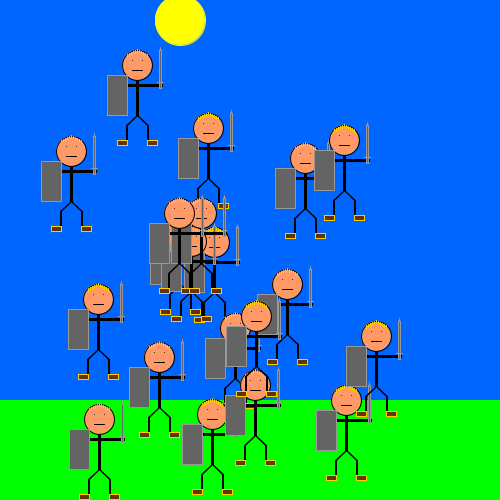
Frame 1 (no input)
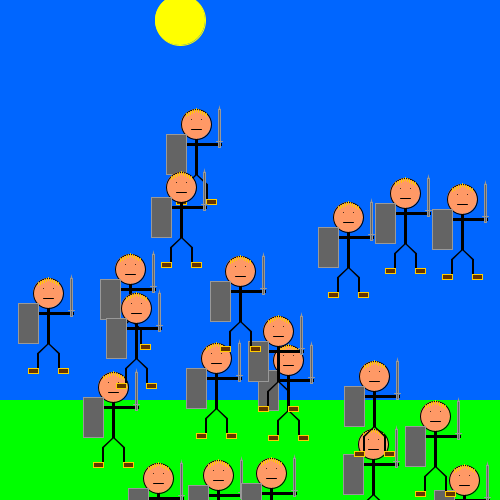
Frame 60 (the mouse pressed at the canvas centre just before this capture)
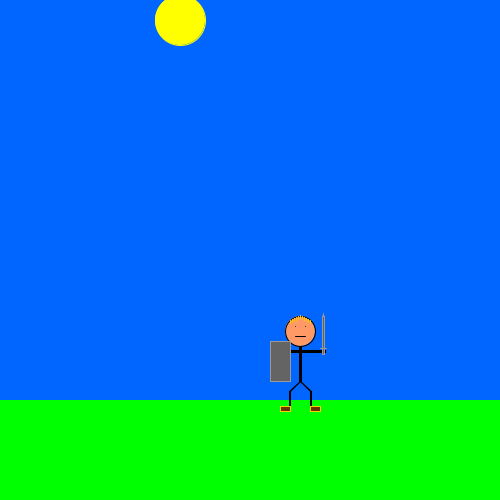
Frame 120 (the mouse held since frame 60 and released just before this capture)

The Processing sketch that drew these frames (run headless with seeded random() and noise(); from frame 60 on, the mouse is pressed at the canvas centre):

// Processing sketch: processing_15806
// ── processing_15806.pde

//20 bouncing swordshman made into an object in the class of man
//Then adjusted it so they will bounce from the walls and from eachother.
//By pressing the mouse there will be 1 swordsman so you can see if you can follow the 1 original swordsman.


//prepare to create up to 20 swordshman
Man[] swordshman = new Man[20];

//Create the window size and the swordshman
void setup() {
  size(500,500);
  smooth();
  for(int i=0;i<20;i++)
  {

//This will make them spawn randomly and with random speeds
  swordshman[i] =  new Man(int(random(60,width-60)), int(random(60,height-60)), int(random(1,3)),int(random(1,3)), random(0.2,0.5));
  }
}

void draw() {
//Draw the background
  rectMode(CENTER);
  fill(0,102,255);
  stroke(0,102,255);
  rect(250,200,500,400);
  fill(0,255,0);
  stroke(0,255,0);
  rect(250,450,500,100);
  fill(255,255,0);
  stroke(255,255,0);  
  ellipse(180,20,50,50);
  stroke(0);
  for(int i=0; i<20; i++)
  {
//Declare that you want to make something for display, move and collision
  swordshman[i].display();
  swordshman[i].move();
  swordshman[i].collision();
}
}
 
//create the swordshman
class Man {
//variables
  int x_position, y_position, xspeed, yspeed;
  float s;
  
  Man(int tempX, int tempY, int tempXspeed, int tempYspeed, float surface) {
  x_position = tempX;
  y_position = tempY;
  xspeed = tempXspeed;
  yspeed = tempYspeed;
  s = surface;
}

void display() {
//body
  fill(0);
  stroke(0);
  rect(x_position,y_position+30,2,40);
//head
  stroke(0);
  fill(255,153,102);
  ellipse(x_position,y_position,30,30);
//upper leg parts
  stroke(0);
  line(x_position,y_position+50,x_position-10,y_position+60);
  line(x_position,y_position+50,x_position-11,y_position+60);
  line(x_position,y_position+50,x_position+10,y_position+60);
  line(x_position,y_position+50,x_position+11,y_position+60);
  //lower leg parts
  line(x_position+11,y_position+60,x_position+11,y_position+80);
  line(x_position+10,y_position+60,x_position+10,y_position+80);
  line(x_position-11,y_position+60,x_position-11,y_position+80);
  line(x_position-10,y_position+60,x_position-10,y_position+80);
//arms
  fill(0);
  rect(x_position,y_position+20,50,2);
//eyes
  point(x_position-5,y_position-5);
  point(x_position+5,y_position-5);
//mouth
  line(x_position-5,y_position+5,x_position+5,y_position+5);
//sword
  fill(100,100,100);
  stroke(153,153,153);
  triangle(x_position+23,y_position-17,x_position+24,y_position-12,x_position+22,y_position-12);
  rect(x_position+23,y_position+4,2,38);
  line(x_position+20,y_position+17,x_position+26,y_position+17);
//shield
  fill(100,100,100);
  rect(x_position-20,y_position+30,20,40);
//hair
  stroke(255,204,0);
  line(x_position-10,y_position-8,x_position-10,y_position-11);
  line(x_position-8,y_position-9,x_position-8,y_position-12);
  line(x_position-6,y_position-10,x_position-6,y_position-13);
  line(x_position-4,y_position-11,x_position-4,y_position-14);
  line(x_position-2,y_position-12,x_position-2,y_position-15);
  line(x_position,y_position-13,x_position,y_position-16);
  line(x_position+2,y_position-12,x_position+2,y_position-15);
  line(x_position+4,y_position-11,x_position+4,y_position-14);
  line(x_position+6,y_position-10,x_position+6,y_position-13);
  line(x_position+8,y_position-9,x_position+8,y_position-12);
  line(x_position+10,y_position-8,x_position+10,y_position-11);
//shoes
  fill(102,51,0);
  rect(x_position-15,y_position+78,10,5);
  rect(x_position+15,y_position+78,10,5);

//Use the background to display only 1 swordsman  
if (mousePressed){ 
//background
  fill(0,102,255);
  stroke(0,102,255);
  rect(250,200,500,400);
  fill(0,255,0);
  stroke(0,255,0);
  rect(250,450,500,100);
  fill(255,255,0);
  stroke(255,255,0);  
  ellipse(180,20,50,50);
  stroke(0);
//body
  fill(0);
  stroke(0);
  rect(x_position,y_position+30,2,40);
//head
  stroke(0);
  fill(255,153,102);
  ellipse(x_position,y_position,30,30);
//upper leg parts
  stroke(0);
  line(x_position,y_position+50,x_position-10,y_position+60);
  line(x_position,y_position+50,x_position-11,y_position+60);
  line(x_position,y_position+50,x_position+10,y_position+60);
  line(x_position,y_position+50,x_position+11,y_position+60);
  //lower leg parts
  line(x_position+11,y_position+60,x_position+11,y_position+80);
  line(x_position+10,y_position+60,x_position+10,y_position+80);
  line(x_position-11,y_position+60,x_position-11,y_position+80);
  line(x_position-10,y_position+60,x_position-10,y_position+80);
//arms
  fill(0);
  rect(x_position,y_position+20,50,2);
//eyes
  point(x_position-5,y_position-5);
  point(x_position+5,y_position-5);
//mouth
  line(x_position-5,y_position+5,x_position+5,y_position+5);
//sword
  fill(100,100,100);
  stroke(153,153,153);
  triangle(x_position+23,y_position-17,x_position+24,y_position-12,x_position+22,y_position-12);
  rect(x_position+23,y_position+4,2,38);
  line(x_position+20,y_position+17,x_position+26,y_position+17);
//shield
  fill(100,100,100);
  rect(x_position-20,y_position+30,20,40);
//hair
  stroke(255,204,0);
  line(x_position-10,y_position-8,x_position-10,y_position-11);
  line(x_position-8,y_position-9,x_position-8,y_position-12);
  line(x_position-6,y_position-10,x_position-6,y_position-13);
  line(x_position-4,y_position-11,x_position-4,y_position-14);
  line(x_position-2,y_position-12,x_position-2,y_position-15);
  line(x_position,y_position-13,x_position,y_position-16);
  line(x_position+2,y_position-12,x_position+2,y_position-15);
  line(x_position+4,y_position-11,x_position+4,y_position-14);
  line(x_position+6,y_position-10,x_position+6,y_position-13);
  line(x_position+8,y_position-9,x_position+8,y_position-12);
  line(x_position+10,y_position-8,x_position+10,y_position-11);
//shoes
  fill(102,51,0);
  rect(x_position-15,y_position+78,10,5);
  rect(x_position+15,y_position+78,10,5);
}
}
//make the swordshman move
void move() 
{
  x_position += xspeed;
  y_position += yspeed;
//let the swordshman bounce off the walls
  if(x_position > width-20 || x_position <20)
    xspeed=-xspeed;
  if(y_position > width-20 || y_position <20)
    yspeed=-yspeed;
}
  void collision() {
  for(int i = 0; i<20 ; i++)
  {
//Create a virtual unseen area
    Man swordshman2 = swordshman[i];
//Check if the other swordshman is not the same
    if(swordshman2 != this)
    {
//Declare the size of this virtual area
      float totalsize = swordshman2.s*50 + s*50;
      int xdis = abs((swordshman2.x_position+int(50*swordshman2.s))-int(x_position+50*s));
      int ydis = abs((swordshman2.y_position+int(50*swordshman2.s))-int(y_position+50*s));
      if (abs(xdis) < abs(totalsize) && abs(ydis)<abs(totalsize))
      {
//Make it so that the swordshman will not stay overlapped when it happens.
        if (abs(xdis) > abs(ydis))
        {
          xspeed = -xspeed;
          while (abs(xdis)<abs(totalsize))
          {
            if(x_position>swordshman2.x_position)
            {
              x_position++;
              swordshman2.x_position--;
            }
            else
            {
              x_position--;
              swordshman2.x_position++;
            }
            xdis = abs((swordshman2.x_position+int(50*swordshman2.s))-int(x_position+50*s));
          }
        }
        else if(abs(ydis)>abs(xdis))
        {
           yspeed= -yspeed;
           while (abs(ydis)<abs(totalsize))
           {
             if(y_position>swordshman2.y_position)
             {
               y_position++;
               swordshman2.y_position--;
             }
             else
             {
               y_position--;
               swordshman2.y_position++;
             }
             ydis = abs((swordshman2.y_position+int(50*swordshman2.s))-int(y_position+50*s));
           }
        }
//if they both hit eachother let them both bounce off eachother
        else
        {
          xspeed = -xspeed;
          yspeed = -yspeed;
        }
      }
    }
  }
 }
}
                
